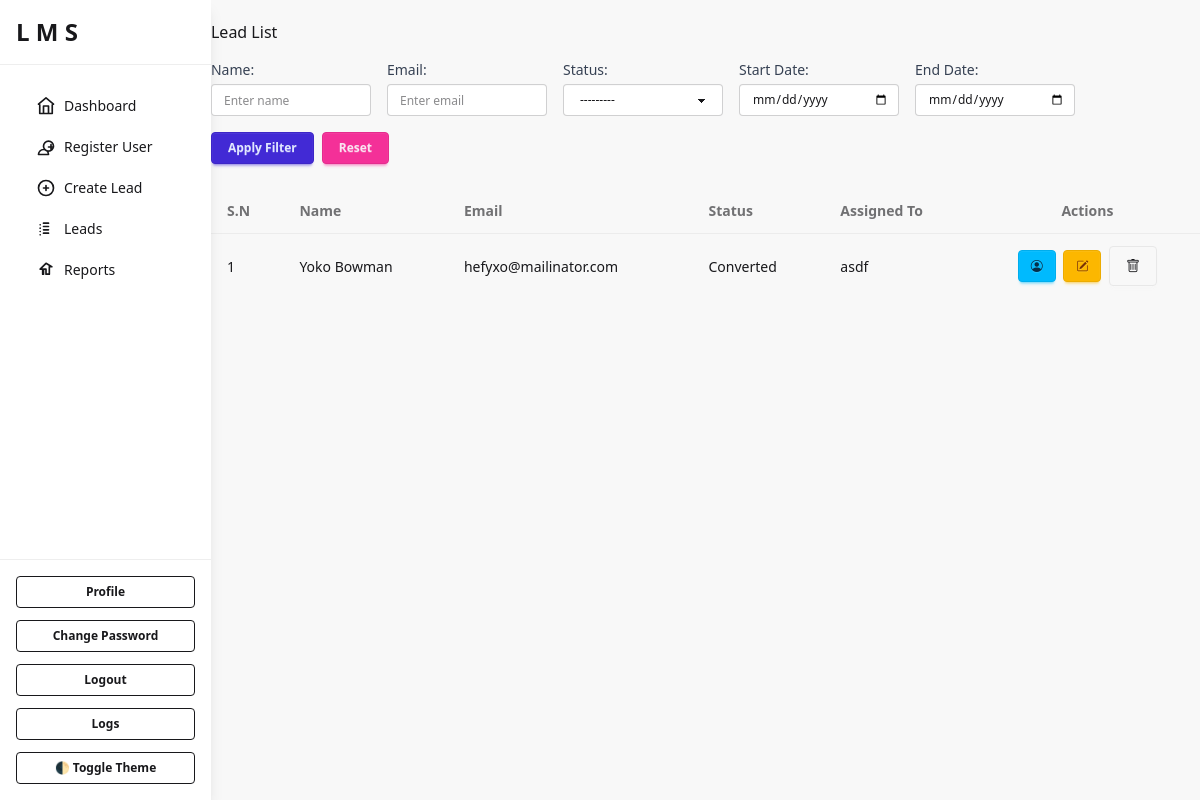
The page /lead_list/ (signed in) on the database as committed earlier.
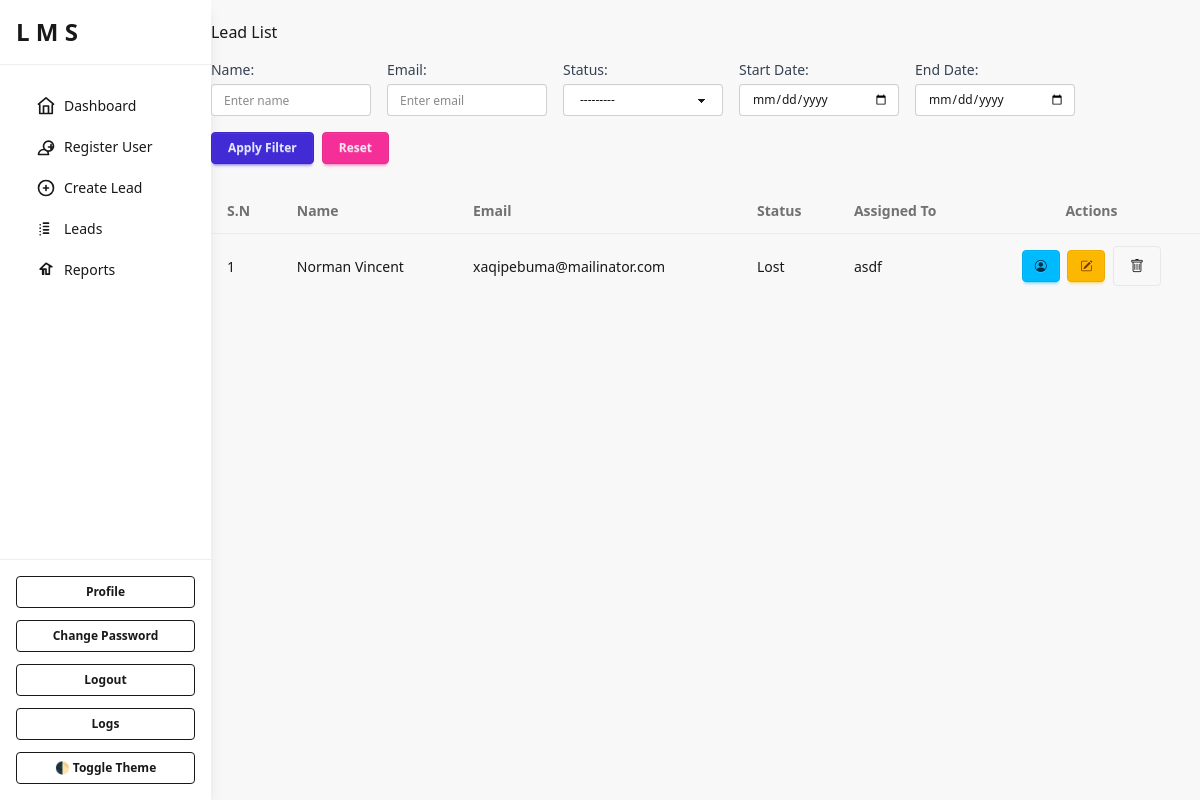
The same page on the database as committed later.
### leads/models.py (models this page shows, shortened)
class Lead(models.Model):
    STATUS_CHOICES = [
        ("new", "New"),
        ("in_progress", "In Progress"),
        ("converted", "Converted"),
        ("lost", "Lost"),
    ]
    name = models.CharField(max_length=200)
    email = models.EmailField()
    phone = models.CharField(max_length=15, blank=True, null=True)
    company = models.CharField(max_length=200, blank=True, null=True)
    source = models.CharField(max_length=200, blank=True, null=True)  # e.g., Website, Referral
    status = models.CharField(max_length=20, choices=STATUS_CHOICES, default="new")
    assigned_to = models.ForeignKey(
    settings.AUTH_USER_MODEL, on_delete=models.SET_NULL, null=True, blank=True
    )
    created_at = models.DateTimeField(auto_now_add=True)
    updated_at = models.DateTimeField(auto_now=True)

### accounts/models.py (models this page shows, shortened)
class CustomUser(AbstractUser):
    ROLE_CHOICES = [
        ("admin", "Admin"),
        ("sales_manager", "Sales Manager"),
        ("sales_executive", "Sales Executive"),
    ]
    email = models.EmailField(unique=True , blank=False, null=False)
    phone_no = models.CharField(max_length=20, blank=False, null=False)
    address = models.CharField(max_length=255, blank=False, null=False)
    role = models.CharField(max_length=20, choices=ROLE_CHOICES, default="sales_executive")
    first_name = models.CharField(max_length=30, blank=False, null=False)
    last_name = models.CharField(max_length=30, blank=False, null=False)
    profile_pic = models.ImageField(upload_to="profile_pic/", blank=False, null=False, default="default_profile_pic.jpg")

### leads/views.py (the view)
# urls.py: path("lead_list/", views.lead_list, name="lead_list"),
@login_required
def lead_list(request):
    leads = Lead.objects.all()
    lead_filter = LeadFilter(request.GET, queryset=leads)
    ActivityLog.objects.create(
        user=request.user,
        action="Viewed lead lists"
    )
    return render(request, "leads/list.html", {"filter": lead_filter})

### leads/templates/leads/list.html (shortened to what this page needs)
{% extends 'base.html' %}
{% load widget_tweaks %}
{% block content %}
<div class="container mt-5">
    <h1 class="mb-4">Lead List</h1>
    <form method="get" class="flex flex-wrap items-end gap-4 mb-6">
        <div class="flex flex-col w-40">
            <label class="text-sm font-medium text-gray-700 mb-1">Name:</label>
            {{ filter.form.name|add_class:"input input-bordered input-sm w-full" }}
        </div>
        <div class="flex flex-col w-40">
            <label class="text-sm font-medium text-gray-700 mb-1">Email:</label>
            {{ filter.form.email|add_class:"input input-bordered input-sm w-full" }}
        </div>
        <div class="flex flex-col w-40">
            <label class="text-sm font-medium text-gray-700 mb-1">Status:</label>
            {{ filter.form.status|add_class:"select select-bordered select-sm w-full" }}
        </div>
        <div class="flex flex-col w-40">
            <label class="text-sm font-medium text-gray-700 mb-1">Start Date:</label>
            {{ filter.form.start_date|add_class:"input input-bordered input-sm w-full" }}
        </div>
        <div class="flex flex-col w-40">
            <label class="text-sm font-medium text-gray-700 mb-1">End Date:</label>
            {{ filter.form.end_date|add_class:"input input-bordered input-sm w-full" }}
        </div>
        <div class="flex items-center space-x-2">
            <button type="submit" class="btn btn-primary btn-sm px-4">Apply Filter</button>
            <a href="{% url 'leads:lead_list' %}" class="btn btn-secondary btn-sm px-4">Reset</a>
        </div>
    </form>
    <div class="table-responsive">
        <table class="table table-striped table-hover align-middle">
            <thead class="table-dark">
                <tr>
                    <th scope="col">S.N</th>
                    <th scope="col">Name</th>
                    <th scope="col">Email</th>
                    <th scope="col">Status</th>
                    <th scope="col">Assigned To</th>
                    <th scope="col" class="text-center">Actions</th>
                </tr>
            </thead>
            <tbody>
                {% for lead in filter.qs %}
                <tr>
                    <td>{{ forloop.counter }}</td>
                    <td>{{ lead.name }}</td>
                    <td>{{ lead.email }}</td>
                    <td>{{ lead.get_status_display }}</td>
                    <td>{{ lead.assigned_to.username|default:"-" }}</td>
                    <td class="text-center">
                        <a href="{% url 'leads:lead_details' lead.pk %}" class="btn btn-sm btn-info me-1" title="View Profile">
                            <i class="bi bi-person-circle"></i>
                        </a>
                        <a href="{% url 'leads:lead_update_view' lead.pk %}" class="btn btn-sm btn-warning me-1" title="Edit">
                            <i class="bi bi-pencil-square"></i>
                        </a>
                        <form method="post" action="#" style="display:inline;">
                            {% if request.user.is_superuser or request.user.role == 'admin'  or request.user.role == 'sales_manager' %}
                            <a href="{% url 'leads:lead_delete' lead.pk %}" class="btn btn-danger">
                                <i class="bi bi-trash"></i>
                            </a>
                            {% endif %}
                        </form>
                    </td>
                </tr>
                {% empty %}
                <tr>
                    <td colspan="6" class="text-center text-muted">No leads found.</td>
                </tr>
                {% endfor %}
            </tbody>
        </table>
    </div>
</div>
{% endblock %}

### theme/templates/base.html (shortened to what this page needs)
{% load static tailwind_tags %}
<!DOCTYPE html>
<html lang="en">
<head>
    {% tailwind_css %}
    <link rel="stylesheet" href="https://cdn.jsdelivr.net/npm/bootstrap-icons@1.11.1/font/bootstrap-icons.css">
</head>
<body class="flex h-screen bg-base-200">
    {% block sidebar %}
    <aside class="w-64 bg-base-100 shadow-lg flex flex-col">
        <div class="p-4 text-2xl font-bold border-b border-base-300">
            L M S
        </div>
        <nav class="flex-grow p-4">
       <ul class="menu menu-vertical space-y-2">
    <li>
        <a href="{% url 'leads:dashboard' %}" class="flex items-center gap-2 rounded-md">
            <svg xmlns="http://www.w3.org/2000/svg" class="h-5 w-5" fill="none"
                 viewBox="0 0 24 24" stroke="currentColor">
                <path stroke-linecap="round" stroke-linejoin="round" stroke-width="2"
                      d="M3 9.75l9-7.5 9 7.5M4.5 10.5V21h15V10.5M9 21V12h6v9"/>
            </svg>
            Dashboard
        </a>
    </li>
    {% if user.is_superuser or user.role == 'admin' %}
        <li>
            <a href="{% url 'accounts:register' %}" class="flex items-center gap-2 rounded-md">
                <svg xmlns="http://www.w3.org/2000/svg" class="h-5 w-5" fill="none"
                     viewBox="0 0 24 24" stroke="currentColor">
                    <path stroke-linecap="round" stroke-linejoin="round" stroke-width="2"
                          d="M18 9v3m0 0v3m0-3h3m-3 0h-3M15 21a6 6 0 10-12 0h12zm6-10a6 6 0 11-12 0 6 6 0 0112 0z"/>
                </svg>
                Register User
            </a>
        </li>
    {% endif %}
        {% if user.is_superuser or user.role == 'admin' or user.role == 'sales_manager' %}
        <li>
            <a href="{% url 'leads:form' %}" class="flex items-center gap-2 rounded-md">
                <svg xmlns="http://www.w3.org/2000/svg" class="h-5 w-5" fill="none"
                     viewBox="0 0 24 24" stroke="currentColor">
                    <path stroke-linecap="round" stroke-linejoin="round" stroke-width="2"
                          d="M12 9v6m3-3H9m12 0a9 9 0 11-18 0 9 9 0 0118 0z"/>
                </svg>
                Create Lead
            </a>
        </li>
        {% endif %}
        <li>
            <a href="{% url 'leads:lead_list' %}" class="flex items-center gap-2 rounded-md">
                <svg xmlns="http://www.w3.org/2000/svg" class="h-5 w-5" fill="none"
                     viewBox="0 0 24 24" stroke="currentColor">
                    <path stroke-linecap="round" stroke-linejoin="round" stroke-width="2"
                          d="M9 5h6M9 9h6M9 13h6M9 17h6M5 7h.01M5 11h.01M5 15h.01M5 19h.01"/>
                </svg>
                Leads
            </a>
        </li>
    <li>
        <a href="{% url 'leads:reports' %}" class="flex items-center gap-2 rounded-md">
            <svg xmlns="http://www.w3.org/2000/svg" class="h-5 w-5" fill="none"
                 viewBox="0 0 24 24" stroke="currentColor">
                <path stroke-linecap="round" stroke-linejoin="round" stroke-width="2"
                      d="M9 17v-6h3v6h4v-9h3L12 4 5 11h3v6z"/>
            </svg>
            Reports
        </a>
    </li>
</ul>
        </nav>
        <div class="p-4 border-t border-base-300">
            <a class="btn btn-outline btn-sm w-full mb-3" href="{% url 'accounts:profile' %}">
                Profile
            </a>
            <a class="btn btn-outline btn-sm w-full mb-3" href="{% url 'leads:change_password' %}">
                Change Password
            </a>
            <a class="btn btn-outline btn-sm w-full mb-3" href="{% url 'accounts:logout_view' %}">
                Logout
            </a>
            {% if user.is_superuser or user.role == 'admin' %}
            <a class="btn btn-outline btn-sm w-full mb-3" href="{% url 'leads:activity_logs' %}">
                Logs
            </a>
            {% endif %}
            <button class="btn btn-outline btn-sm w-full" onclick="toggleTheme()" title="Toggle Light/Dark Mode">
                🌓 Toggle Theme
            </button>
        </div>
    </aside>
    {% endblock sidebar %}
    {% block content %}
    {% endblock %}
</body>
</html>

Rows that differ between the two databases and show on the page:
removed Lead: name "Yoko Bowman", email "hefyxo@mailinator.com", status "Converted", assigned_to.username "asdf"
added Lead: name "Norman Vincent", email "xaqipebuma@mailinator.com", status "Lost", assigned_to.username "asdf"
